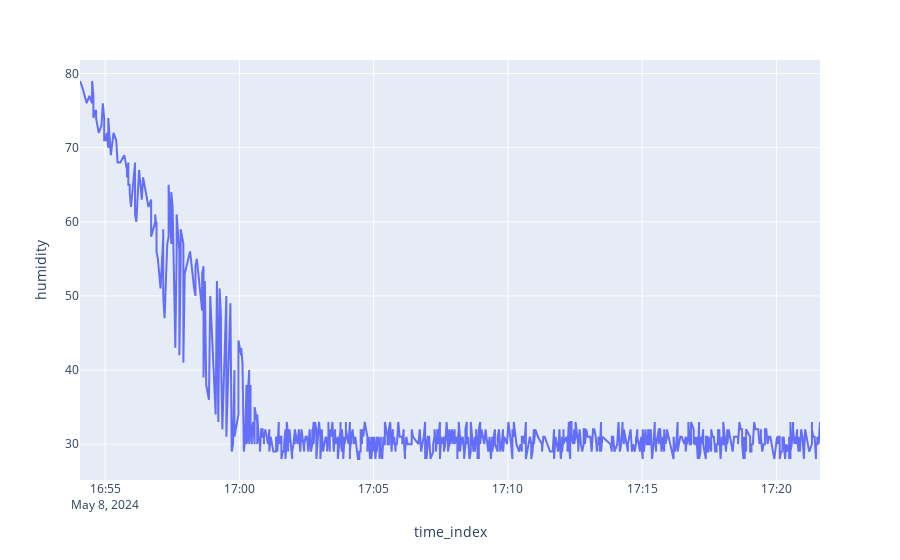

Here is the notebook cell this chart was saved with:
### Markdown cell above
Evolución humedad y temperatura

### Code cell
fig = px.line(soil, x='time_index', y="humidity")
fig.show()

### Figure 1 — Plotly figure (JSON) as saved in the notebook; plotly's stock layout.template omitted (floating-point values rounded to 4 significant figures; data arrays with more than 128 entries replaced by an {"elided": "..."} marker saying what was removed)
{"data": [{"hovertemplate": "time_index=%{x}<br>humidity=%{y}<extra></extra>", "legendgroup": "", "line": {"color": "#636efa", "dash": "solid"}, "marker": {"symbol": "circle"}, "mode": "lines", "name": "", "orientation": "v", "showlegend": false, "type": "scatter", "x": {"elided": "787 str values"}, "xaxis": "x", "y": {"elided": "787 int values"}, "yaxis": "y"}], "layout": {"legend": {"tracegroupgap": 0}, "margin": {"t": 60}, "xaxis": {"anchor": "y", "domain": [0, 1], "title": {"text": "time_index"}}, "yaxis": {"anchor": "x", "domain": [0, 1], "title": {"text": "humidity"}}}}
